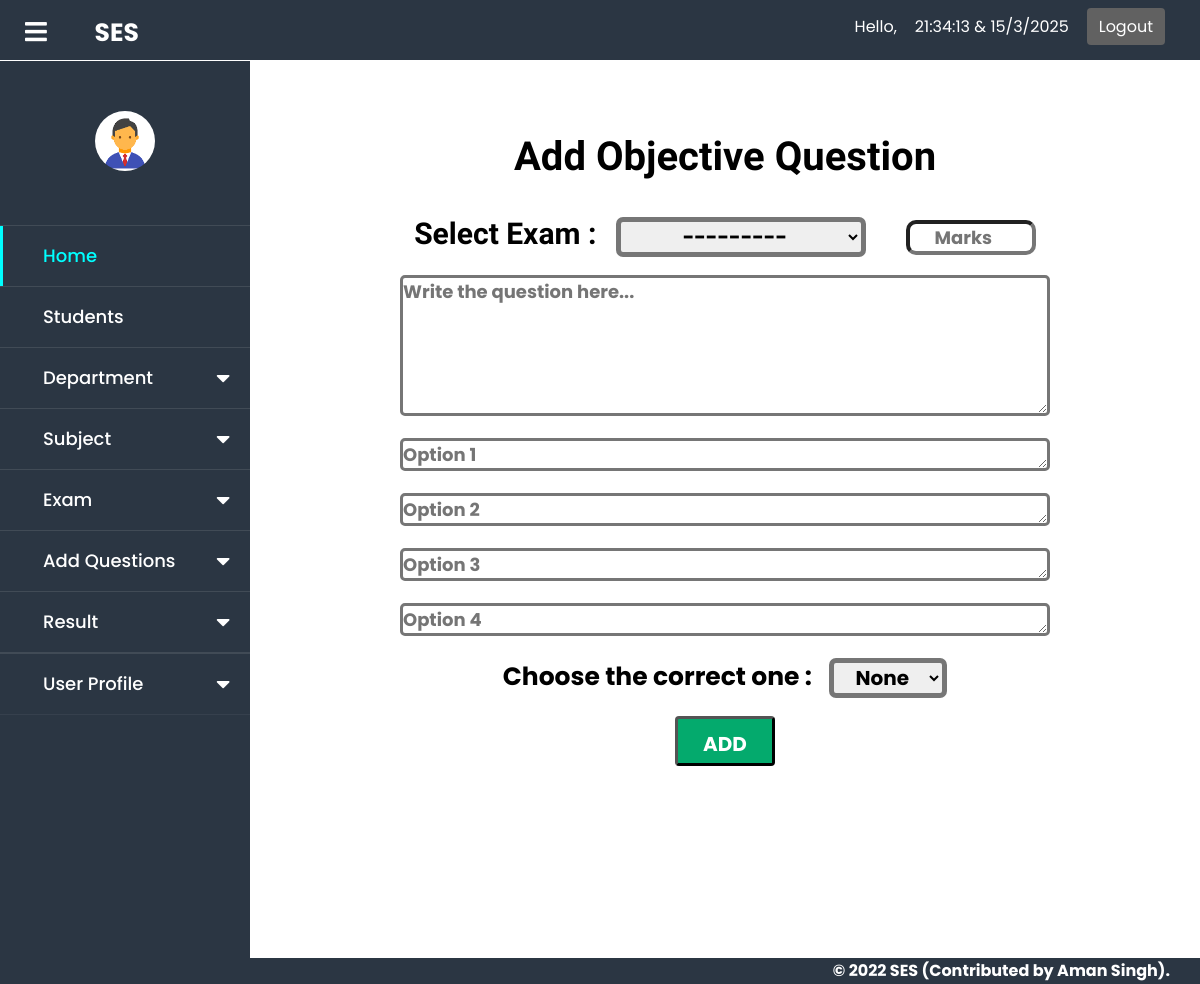
Page /faculty/addobjective/ (signed in) on the earlier database version.
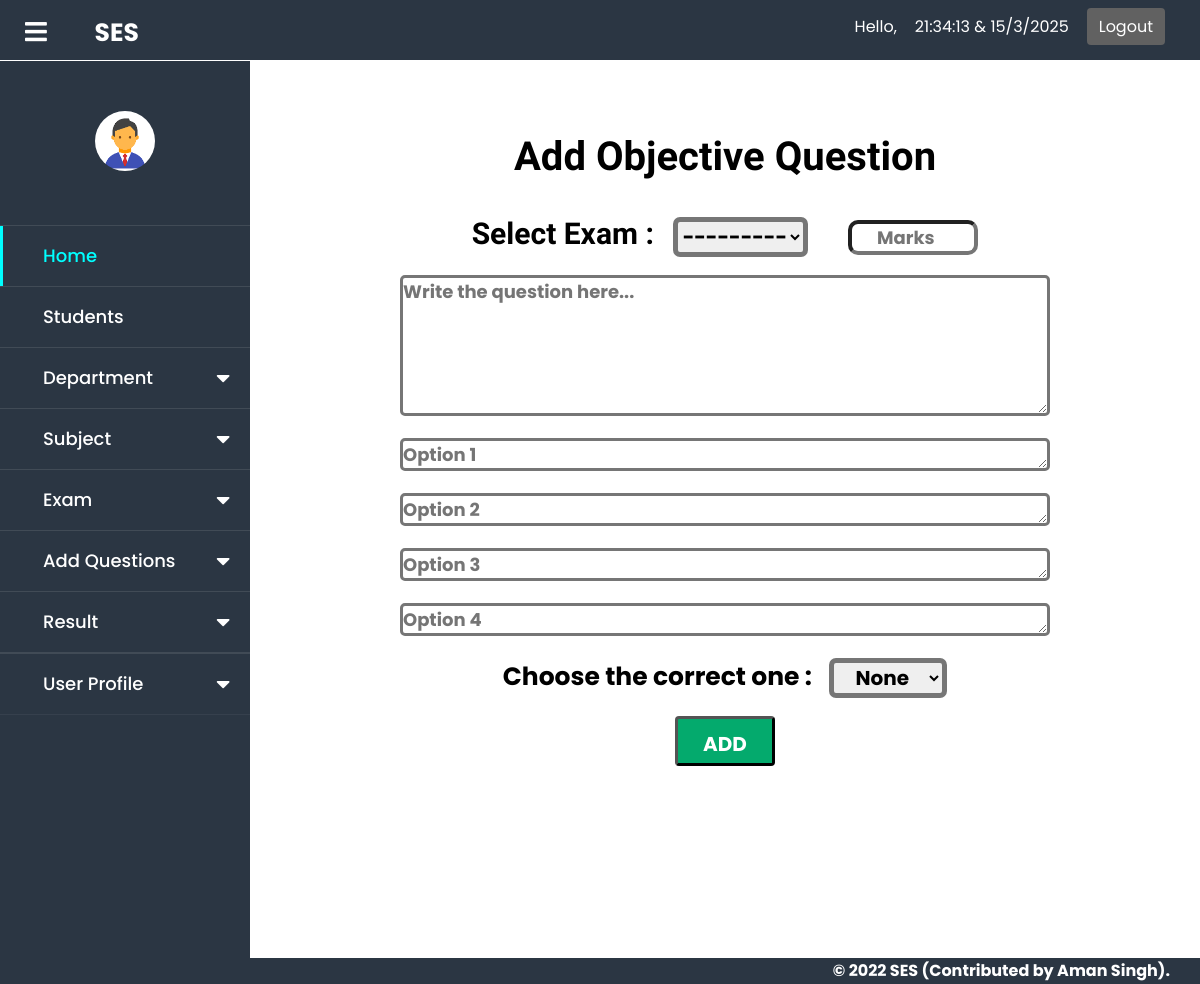
Same page on the later database version.
### exam/models.py (models this page shows)
class ExamInfo(models.Model):
    examdept = models.ForeignKey(DepartmentInfo, on_delete=models.CASCADE, null=True)
    examsubj = models.ForeignKey(SubjectInfo, on_delete=models.CASCADE, null=True)
    examname = models.CharField(max_length=100, blank=True)
    facultyname = models.CharField(max_length=50, blank=True)
    totalmarks = models.IntegerField(blank=True)
    starttime = models.DateTimeField(default=datetime.now())
    endtime = models.DateTimeField(default=datetime.now())
    def __str__(self):
        return self.examname
    class Meta:
        verbose_name_plural = 'Exam Info'

### exam/views.py (the view, shortened to what this page needs)
# urls.py: path('faculty/addobjective/', views.Objective, name='addobjective'),
@login_required(login_url='login')
def Objective(request):
    if request.method == 'GET':
        form = QuestionForm()
        return render(request, 'exam/AddObject.html', {'myform':form})

### templates/exam/AddObject.html (shortened to what this page needs)
{% extends 'faculty/base.html' %}
{% load static %}
{% block body %}
<br><br><br>
<div class="dashbody">
    <h1 style="font-size: 40px; font-family: 'DynaPuff'; text-align:center">Add Objective Question</h1>
    <div class="sub-cont"><br><br>
        <form action="" method="post">
            <b style="font-size: 30px; font-family: 'Hind'">Select Exam : </b>&nbsp;&nbsp;
            {{ myform.examname }} &nbsp;&nbsp;&nbsp;&nbsp;&nbsp;&nbsp;&nbsp;&nbsp;
            {{ myform.marks }} <br><br>
            {{ myform.question }} <br><br>
            {{ myform.option1 }} <br><br>
            {{ myform.option2 }} <br><br>
            {{ myform.option3 }} <br><br>
            {{ myform.option4 }} <br><br>
            <p><b style="font-size: 25px; font-family:'Poppins'">Choose the correct one : </b>&nbsp;&nbsp;
                <select name="correct_ans" id="" required>
                    <option value="">None</option>
                </select><br><br>
            </p>
            <input class="button" type="submit" value="ADD">
        </form>
    </div>
</div>
{% endblock %}

Differences in the rows shown:
removed ExamInfo: examname "---------"
Other differences:
form field examname: (not shown) → "---------"
